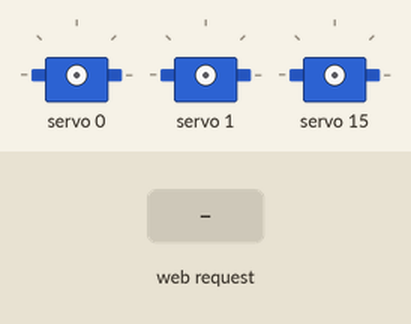
The sketch below on a simulated ESP32. On the bench: 3 × servo. Inputs (shaded band) come from the test bench. WiFi joins after 1.5 s; servers stay silent unless stated; the camera gives no picture; what the sketch prints to the serial monitor is not drawn.

Above: at 3.0 s.
3.1 s: HTTP request GET /servo?angle=1 received
4.6 s: HTTP request GET /servo?angle=120 received
At 5.5 s:
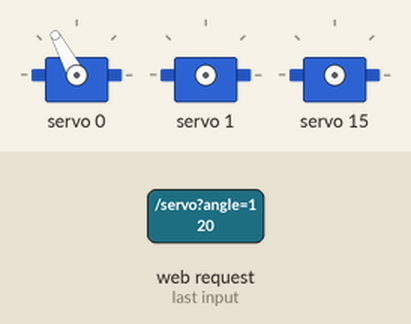
6.1 s: HTTP request GET /servo?angle=1&channel=1 received
7.6 s: HTTP request GET /servo?angle=0 received
At 8.8 s:
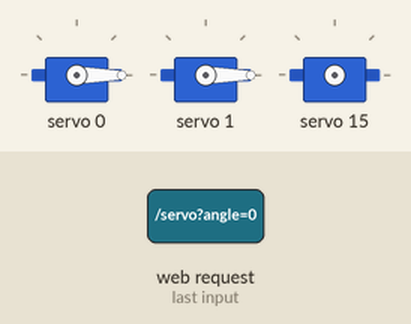
9.1 s: HTTP request GET /servo?angle=120&channel=120 received
10.6 s: HTTP request GET /servo?angle=120 received
At 11.2 s:
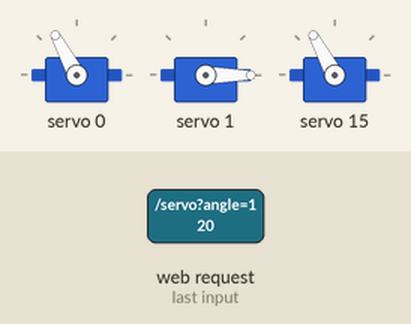
Timing chart, 0 to 13.1 s (numbered marks = the images above; inputs shaded):
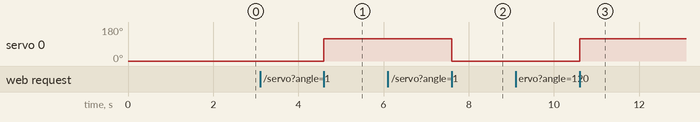

The sketch:

Esp32_cam_sketch.ino
```cpp
#include <WiFi.h>
#include <WebServer.h>
#include <Wire.h>
#include <Adafruit_PWMServoDriver.h>
#include "esp_camera.h"

// ---  WI-FI settings ---
const char* ssid = "WI-FI name";
const char* password = "WI-FI password";

// ---  I2C and PCA9685 settings ---
#define I2C_SDA 15
#define I2C_SCL 14

Adafruit_PWMServoDriver pwm = Adafruit_PWMServoDriver(0x40);

// Pulse range for servo drives EMAX (500-2400 мкс)
#define SERVOMIN  102
#define SERVOMAX  491

// --- ПИНЫ КАМЕРЫ (AI-THINKER ESP32-CAM) ---
#define PWDN_GPIO_NUM     32
#define RESET_GPIO_NUM    -1
#define XCLK_GPIO_NUM      0
#define SIOD_GPIO_NUM     26
#define SIOC_GPIO_NUM     27

#define Y9_GPIO_NUM       35
#define Y8_GPIO_NUM       34
#define Y7_GPIO_NUM       39
#define Y6_GPIO_NUM       36
#define Y5_GPIO_NUM       21
#define Y4_GPIO_NUM       19
#define Y3_GPIO_NUM       18
#define Y2_GPIO_NUM        5
#define VSYNC_GPIO_NUM    25
#define HREF_GPIO_NUM     23
#define PCLK_GPIO_NUM     22

WebServer server(80);

int angleToPulse(int angle) {
  return map(angle, 0, 180, SERVOMIN, SERVOMAX);
}

// --- 1. endpoint for controlling servos (/servo) ---
void handleServo() {
  if (server.hasArg("angle")) {
    int angle = server.arg("angle").toInt();
    angle = constrain(angle, 0, 180);

    int channel = 0;
    if (server.hasArg("channel")) {
      channel = server.arg("channel").toInt();
      channel = constrain(channel, 0, 15);
    }

    int pulse = angleToPulse(angle);
    pwm.setPWM(channel, 0, pulse);

    server.send(200, "text/plain", "Channel " + String(channel) + " angle set to " + String(angle));
  } else {
    server.send(400, "text/plain", "Missing 'angle' parameter");
  }
}

// --- 2. endpoint to capture a picture (/capture) ---
void handleCapture() {
  camera_fb_t * fb = esp_camera_fb_get();
  if (!fb) {
    server.send(500, "text/plain", "Camera capture failed");
    return;
  }

  // Sending a JPEG image directly in response to an HTTP request.
  server.send_P(200, "image/jpeg", (const char *)fb->buf, fb->len);
  esp_camera_fb_return(fb); // Freeing the frame buffer
}

void setup() {
  Serial.begin(115200);

  // 1. initializing I2C for PCA9685
  Wire.begin(I2C_SDA, I2C_SCL);
  Wire.setTimeOut(1000); // protectic I2C from freezing

  pwm.begin();
  pwm.setOscillatorFrequency(27000000);
  pwm.setPWMFreq(50);

  // 2. initializing camera matrix
  camera_config_t config;
  config.ledc_channel = LEDC_CHANNEL_0;
  config.ledc_timer = LEDC_TIMER_0;
  config.pin_d0 = Y2_GPIO_NUM;
  config.pin_d1 = Y3_GPIO_NUM;
  config.pin_d2 = Y4_GPIO_NUM;
  config.pin_d3 = Y5_GPIO_NUM;
  config.pin_d4 = Y6_GPIO_NUM;
  config.pin_d5 = Y7_GPIO_NUM;
  config.pin_d6 = Y8_GPIO_NUM;
  config.pin_d7 = Y9_GPIO_NUM;
  config.pin_xclk = XCLK_GPIO_NUM;
  config.pin_pclk = PCLK_GPIO_NUM;
  config.pin_vsync = VSYNC_GPIO_NUM;
  config.pin_href = HREF_GPIO_NUM;
  config.pin_sscb_sda = SIOD_GPIO_NUM;
  config.pin_sscb_scl = SIOC_GPIO_NUM;
  config.pin_pwdn = PWDN_GPIO_NUM;
  config.pin_reset = RESET_GPIO_NUM;
  config.xclk_freq_hz = 20000000;
  config.pixel_format = PIXFORMAT_JPEG;

  // Resolution VGA (640x480)
  config.frame_size = FRAMESIZE_VGA;
  config.jpeg_quality = 12; // 10-12 good quality without having a big size
  config.fb_count = 1;

  esp_err_t err = esp_camera_init(&config);
  if (err != ESP_OK) {
    Serial.printf("Camera init failed with error 0x%x", err);
    return;
  }

  // 3. connecting to Wi-Fi
  WiFi.begin(ssid, password);
  while (WiFi.status() != WL_CONNECTED) {
    delay(500);
    Serial.print(".");
  }

  Serial.println("\nWi-Fi connected!");
  Serial.print("IP Address: ");
  Serial.println(WiFi.localIP());

  // 4. Server route registration
  server.on("/servo", handleServo);
  server.on("/capture", handleCapture);

  server.begin();
}

void loop() {
  server.handleClient();
}
```

Measured:
- after the input at 4.6 s, servo 0: 0° → 118° at once
- after the input at 7.6 s, servo 0: 118° → 0° at once
- after the input at 10.6 s, servo 0: 0° → 118° at once
